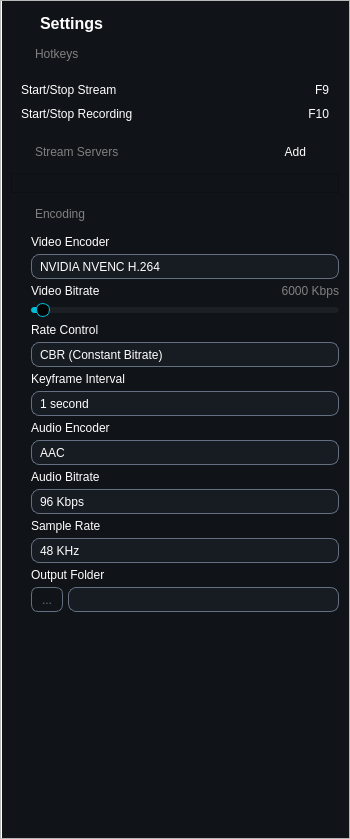
<?xml version="1.0" encoding="UTF-8"?>
<ui version="4.0">
 <class>SettingsDialogClass</class>
 <widget class="QDialog" name="SettingsDialogClass">
  <property name="geometry">
   <rect>
    <x>0</x>
    <y>0</y>
    <width>350</width>
    <height>839</height>
   </rect>
  </property>
  <property name="windowTitle">
   <string>SettingsDialog</string>
  </property>
  <property name="styleSheet">
   <string notr="true">#mainSettingsWidget {
  background: #101318;
  border-left: 1px solid white;
  border-top: none;
  border-right: none;
  border-bottom: none;
}

QLabel {
  color: white;
}

#titleLabel {
  color: white;
}

#hotkeysLabel, #streamServersLabel, #encodingLabel, #bitrateLabel {
  color: grey;
}

#addStreamServerButton {
  background:  #101318;
  color: white;
}

#addStreamServerButton:hover {
  background: grey;
  color: white;
}

#streamServersListWidgets {
    background: #101318;
}

QLineEdit {
  background: #171B22;
  color: white;
  border: 1px solid #647081;
  border-radius: 8px;
  padding-left: 8px;
}

QLineEdit:focus {
    border: 1px solid #19BDDE;
}

QComboBox {
  background: #171B22;
  color: white;
  border: 1px solid #647081;
  border-radius: 8px;
  padding-left: 8px;
}

QComboBox:focus {
    border: 1px solid #19BDDE;
}

QComboBox::drop-down {
    subcontrol-origin: padding;
    subcontrol-position: top right;
    width: 22px;
    border-left: 0px solid #444;
}

QComboBox::down-arrow {
    image: url(:/FrameFlow/down.svg);
    width: 10px;
    height: 10px;
}

QComboBox QAbstractItemView {
  background-color: #171B22;
  border: 1px solid white;
  selection-background-color: #00c853;
  selection-color: white;
  outline: none;
  color: white;
}

QComboBox QAbstractItemView::item {
    padding: 10px 0px;
}

QComboBox QAbstractItemView::item:hover {
  background-color: #2d2d2d;
}

QComboBox QScrollBar:vertical {
  width: 6px;
  background: transparent;
}

QSlider::groove:horizontal {
    height: 6px;
    background: #000000;
    border-radius: 3px;
}

QSlider::sub-page:horizontal {
    background: #00bcd4;   /* blue filled bar */
    border-radius: 3px;
}

QSlider::add-page:horizontal {
    background: #1c1f24;   /* remaining bar */
    border-radius: 3px;
}

QSlider::handle:horizontal {
    width: 12px;
    height: 15px;
    background: #ff000000;
    border: 1px solid #00bcd4;
    border-radius: 7px;
    margin: -4px 0;        /* center handle vertically */
}

QSlider::handle:horizontal:hover {
    background: #e0f7fa;
}

#folderSelectorButton {
  border: 1px solid #647081;
  color: #647081;
 border-radius: 7px;
}
</string>
  </property>
  <layout class="QVBoxLayout" name="verticalLayout">
   <property name="spacing">
    <number>0</number>
   </property>
   <property name="leftMargin">
    <number>0</number>
   </property>
   <property name="topMargin">
    <number>0</number>
   </property>
   <property name="rightMargin">
    <number>0</number>
   </property>
   <property name="bottomMargin">
    <number>0</number>
   </property>
   <item>
    <widget class="QScrollArea" name="scrollArea">
     <property name="widgetResizable">
      <bool>true</bool>
     </property>
     <widget class="QWidget" name="scrollAreaWidgetContents_2">
      <property name="geometry">
       <rect>
        <x>0</x>
        <y>0</y>
        <width>348</width>
        <height>837</height>
       </rect>
      </property>
      <layout class="QVBoxLayout" name="verticalLayout_3">
       <property name="spacing">
        <number>0</number>
       </property>
       <property name="leftMargin">
        <number>0</number>
       </property>
       <property name="topMargin">
        <number>0</number>
       </property>
       <property name="rightMargin">
        <number>0</number>
       </property>
       <property name="bottomMargin">
        <number>0</number>
       </property>
       <item>
        <widget class="QWidget" name="mainSettingsWidget" native="true">
         <layout class="QVBoxLayout" name="verticalLayout_2">
          <property name="spacing">
           <number>10</number>
          </property>
          <property name="leftMargin">
           <number>10</number>
          </property>
          <property name="topMargin">
           <number>10</number>
          </property>
          <property name="rightMargin">
           <number>10</number>
          </property>
          <property name="bottomMargin">
           <number>1</number>
          </property>
          <item>
           <widget class="QWidget" name="headerSettingsWidget" native="true">
            <layout class="QHBoxLayout" name="horizontalLayout_2">
             <property name="spacing">
              <number>5</number>
             </property>
             <property name="leftMargin">
              <number>0</number>
             </property>
             <property name="topMargin">
              <number>0</number>
             </property>
             <property name="rightMargin">
              <number>0</number>
             </property>
             <property name="bottomMargin">
              <number>0</number>
             </property>
             <item>
              <widget class="QLabel" name="label">
               <property name="minimumSize">
                <size>
                 <width>24</width>
                 <height>24</height>
                </size>
               </property>
               <property name="maximumSize">
                <size>
                 <width>24</width>
                 <height>24</height>
                </size>
               </property>
               <property name="text">
                <string/>
               </property>
               <property name="pixmap">
                <pixmap resource="frameflow.qrc">:/FrameFlow/settings.svg</pixmap>
               </property>
               <property name="scaledContents">
                <bool>true</bool>
               </property>
              </widget>
             </item>
             <item>
              <widget class="QLabel" name="titleLabel">
               <property name="font">
                <font>
                 <pointsize>12</pointsize>
                 <bold>true</bold>
                </font>
               </property>
               <property name="text">
                <string>Settings</string>
               </property>
              </widget>
             </item>
             <item>
              <widget class="QPushButton" name="closeButton">
               <property name="minimumSize">
                <size>
                 <width>24</width>
                 <height>24</height>
                </size>
               </property>
               <property name="maximumSize">
                <size>
                 <width>24</width>
                 <height>24</height>
                </size>
               </property>
               <property name="cursor">
                <cursorShape>PointingHandCursor</cursorShape>
               </property>
               <property name="text">
                <string/>
               </property>
               <property name="icon">
                <iconset resource="frameflow.qrc">
                 <normaloff>:/FrameFlow/close.svg</normaloff>:/FrameFlow/close.svg</iconset>
               </property>
               <property name="flat">
                <bool>true</bool>
               </property>
              </widget>
             </item>
            </layout>
           </widget>
          </item>
          <item>
           <widget class="QWidget" name="hotKeysWidget" native="true">
            <layout class="QHBoxLayout" name="horizontalLayout">
             <property name="spacing">
              <number>6</number>
             </property>
             <property name="leftMargin">
              <number>0</number>
             </property>
             <property name="topMargin">
              <number>0</number>
             </property>
             <property name="rightMargin">
              <number>0</number>
             </property>
             <property name="bottomMargin">
              <number>0</number>
             </property>
             <item>
              <widget class="QLabel" name="label_3">
               <property name="minimumSize">
                <size>
                 <width>18</width>
                 <height>18</height>
                </size>
               </property>
               <property name="maximumSize">
                <size>
                 <width>18</width>
                 <height>18</height>
                </size>
               </property>
               <property name="text">
                <string/>
               </property>
               <property name="pixmap">
                <pixmap resource="frameflow.qrc">:/FrameFlow/plus.svg</pixmap>
               </property>
               <property name="scaledContents">
                <bool>true</bool>
               </property>
              </widget>
             </item>
             <item>
              <widget class="QLabel" name="hotkeysLabel">
               <property name="text">
                <string>Hotkeys</string>
               </property>
              </widget>
             </item>
            </layout>
           </widget>
          </item>
          <item>
           <widget class="QWidget" name="formWidget" native="true">
            <layout class="QFormLayout" name="formLayout">
             <property name="horizontalSpacing">
              <number>10</number>
             </property>
             <property name="verticalSpacing">
              <number>10</number>
             </property>
             <property name="leftMargin">
              <number>10</number>
             </property>
             <property name="topMargin">
              <number>10</number>
             </property>
             <property name="rightMargin">
              <number>10</number>
             </property>
             <property name="bottomMargin">
              <number>10</number>
             </property>
             <item row="0" column="0">
              <widget class="QLabel" name="label_2">
               <property name="text">
                <string>Start/Stop Stream</string>
               </property>
              </widget>
             </item>
             <item row="0" column="1">
              <widget class="QLabel" name="label_4">
               <property name="text">
                <string>F9</string>
               </property>
               <property name="alignment">
                <set>Qt::AlignmentFlag::AlignRight|Qt::AlignmentFlag::AlignTrailing|Qt::AlignmentFlag::AlignVCenter</set>
               </property>
              </widget>
             </item>
             <item row="1" column="0">
              <widget class="QLabel" name="label_5">
               <property name="text">
                <string>Start/Stop Recording</string>
               </property>
              </widget>
             </item>
             <item row="1" column="1">
              <widget class="QLabel" name="label_6">
               <property name="text">
                <string>F10</string>
               </property>
               <property name="alignment">
                <set>Qt::AlignmentFlag::AlignRight|Qt::AlignmentFlag::AlignTrailing|Qt::AlignmentFlag::AlignVCenter</set>
               </property>
              </widget>
             </item>
            </layout>
           </widget>
          </item>
          <item>
           <widget class="QWidget" name="streamServersWidget" native="true">
            <layout class="QHBoxLayout" name="horizontalLayout_3">
             <property name="spacing">
              <number>6</number>
             </property>
             <property name="leftMargin">
              <number>0</number>
             </property>
             <property name="topMargin">
              <number>0</number>
             </property>
             <property name="rightMargin">
              <number>0</number>
             </property>
             <property name="bottomMargin">
              <number>0</number>
             </property>
             <item>
              <widget class="QLabel" name="label_8">
               <property name="minimumSize">
                <size>
                 <width>18</width>
                 <height>18</height>
                </size>
               </property>
               <property name="maximumSize">
                <size>
                 <width>18</width>
                 <height>18</height>
                </size>
               </property>
               <property name="text">
                <string/>
               </property>
               <property name="pixmap">
                <pixmap resource="frameflow.qrc">:/FrameFlow/plus.svg</pixmap>
               </property>
               <property name="scaledContents">
                <bool>true</bool>
               </property>
              </widget>
             </item>
             <item>
              <widget class="QLabel" name="streamServersLabel">
               <property name="text">
                <string>Stream Servers</string>
               </property>
              </widget>
             </item>
             <item>
              <widget class="QPushButton" name="addStreamServerButton">
               <property name="minimumSize">
                <size>
                 <width>100</width>
                 <height>0</height>
                </size>
               </property>
               <property name="maximumSize">
                <size>
                 <width>100</width>
                 <height>16777215</height>
                </size>
               </property>
               <property name="cursor">
                <cursorShape>PointingHandCursor</cursorShape>
               </property>
               <property name="text">
                <string>    Add</string>
               </property>
               <property name="icon">
                <iconset resource="frameflow.qrc">
                 <normaloff>:/FrameFlow/pluswhite.svg</normaloff>:/FrameFlow/pluswhite.svg</iconset>
               </property>
               <property name="flat">
                <bool>true</bool>
               </property>
              </widget>
             </item>
            </layout>
           </widget>
          </item>
          <item>
           <widget class="QListWidget" name="streamServersListWidgets">
            <property name="maximumSize">
             <size>
              <width>16777215</width>
              <height>20</height>
             </size>
            </property>
            <property name="focusPolicy">
             <enum>Qt::FocusPolicy::NoFocus</enum>
            </property>
            <property name="verticalScrollBarPolicy">
             <enum>Qt::ScrollBarPolicy::ScrollBarAlwaysOff</enum>
            </property>
            <property name="horizontalScrollBarPolicy">
             <enum>Qt::ScrollBarPolicy::ScrollBarAlwaysOff</enum>
            </property>
            <property name="spacing">
             <number>6</number>
            </property>
           </widget>
          </item>
          <item>
           <widget class="QWidget" name="horizontalWidget" native="true">
            <layout class="QHBoxLayout" name="horizontalLayout_4">
             <property name="leftMargin">
              <number>0</number>
             </property>
             <property name="topMargin">
              <number>0</number>
             </property>
             <property name="rightMargin">
              <number>0</number>
             </property>
             <property name="bottomMargin">
              <number>0</number>
             </property>
             <item>
              <widget class="QLabel" name="label_9">
               <property name="minimumSize">
                <size>
                 <width>18</width>
                 <height>18</height>
                </size>
               </property>
               <property name="maximumSize">
                <size>
                 <width>18</width>
                 <height>18</height>
                </size>
               </property>
               <property name="text">
                <string/>
               </property>
               <property name="pixmap">
                <pixmap resource="frameflow.qrc">:/FrameFlow/plus.svg</pixmap>
               </property>
               <property name="scaledContents">
                <bool>true</bool>
               </property>
              </widget>
             </item>
             <item>
              <widget class="QLabel" name="encodingLabel">
               <property name="text">
                <string>Encoding</string>
               </property>
              </widget>
             </item>
             <item>
              <widget class="QPushButton" name="saveEncodingButton">
               <property name="sizePolicy">
                <sizepolicy hsizetype="Fixed" vsizetype="Fixed">
                 <horstretch>0</horstretch>
                 <verstretch>0</verstretch>
                </sizepolicy>
               </property>
               <property name="cursor">
                <cursorShape>PointingHandCursor</cursorShape>
               </property>
               <property name="text">
                <string/>
               </property>
               <property name="icon">
                <iconset resource="frameflow.qrc">
                 <normaloff>:/FrameFlow/save.svg</normaloff>:/FrameFlow/save.svg</iconset>
               </property>
               <property name="flat">
                <bool>true</bool>
               </property>
              </widget>
             </item>
            </layout>
           </widget>
          </item>
          <item>
           <widget class="QWidget" name="verticalWidget" native="true">
            <layout class="QVBoxLayout" name="verticalLayout_4">
             <property name="spacing">
              <number>5</number>
             </property>
             <property name="leftMargin">
              <number>20</number>
             </property>
             <property name="topMargin">
              <number>0</number>
             </property>
             <property name="rightMargin">
              <number>0</number>
             </property>
             <property name="bottomMargin">
              <number>0</number>
             </property>
             <item>
              <widget class="QLabel" name="label_7">
               <property name="text">
                <string>Video Encoder</string>
               </property>
              </widget>
             </item>
             <item>
              <widget class="QComboBox" name="videoEncoderComboBox">
               <property name="minimumSize">
                <size>
                 <width>0</width>
                 <height>25</height>
                </size>
               </property>
               <property name="maximumSize">
                <size>
                 <width>16777215</width>
                 <height>25</height>
                </size>
               </property>
               <item>
                <property name="text">
                 <string>NVIDIA NVENC H.264</string>
                </property>
               </item>
               <item>
                <property name="text">
                 <string>NVIDIA NVENC HEVC</string>
                </property>
               </item>
               <item>
                <property name="text">
                 <string>x264 (CPU)</string>
                </property>
               </item>
               <item>
                <property name="text">
                 <string>Intel QuickSync H.264</string>
                </property>
               </item>
               <item>
                <property name="text">
                 <string>AMD AMF H.264</string>
                </property>
               </item>
              </widget>
             </item>
             <item>
              <widget class="QWidget" name="horizontalWidget" native="true">
               <layout class="QHBoxLayout" name="horizontalLayout_5">
                <property name="spacing">
                 <number>5</number>
                </property>
                <property name="leftMargin">
                 <number>0</number>
                </property>
                <property name="topMargin">
                 <number>0</number>
                </property>
                <property name="rightMargin">
                 <number>0</number>
                </property>
                <property name="bottomMargin">
                 <number>0</number>
                </property>
                <item>
                 <widget class="QLabel" name="label_12">
                  <property name="text">
                   <string>Video Bitrate</string>
                  </property>
                 </widget>
                </item>
                <item>
                 <widget class="QLabel" name="bitrateLabel">
                  <property name="text">
                   <string>6000 Kbps</string>
                  </property>
                  <property name="alignment">
                   <set>Qt::AlignmentFlag::AlignRight|Qt::AlignmentFlag::AlignTrailing|Qt::AlignmentFlag::AlignVCenter</set>
                  </property>
                 </widget>
                </item>
               </layout>
              </widget>
             </item>
             <item>
              <widget class="QSlider" name="videoBitrateSlider">
               <property name="minimum">
                <number>100</number>
               </property>
               <property name="maximum">
                <number>50000</number>
               </property>
               <property name="singleStep">
                <number>100</number>
               </property>
               <property name="pageStep">
                <number>1000</number>
               </property>
               <property name="value">
                <number>1000</number>
               </property>
               <property name="orientation">
                <enum>Qt::Orientation::Horizontal</enum>
               </property>
              </widget>
             </item>
             <item>
              <widget class="QLabel" name="label_14">
               <property name="text">
                <string>Rate Control</string>
               </property>
              </widget>
             </item>
             <item>
              <widget class="QComboBox" name="rateControlComboBox">
               <property name="minimumSize">
                <size>
                 <width>0</width>
                 <height>25</height>
                </size>
               </property>
               <property name="maximumSize">
                <size>
                 <width>16777215</width>
                 <height>25</height>
                </size>
               </property>
               <item>
                <property name="text">
                 <string>CBR (Constant Bitrate)</string>
                </property>
               </item>
               <item>
                <property name="text">
                 <string>VBR (Variable Bitrate)</string>
                </property>
               </item>
               <item>
                <property name="text">
                 <string>CQP (Constant Quality)</string>
                </property>
               </item>
              </widget>
             </item>
             <item>
              <widget class="QLabel" name="label_15">
               <property name="text">
                <string>Keyframe Interval</string>
               </property>
              </widget>
             </item>
             <item>
              <widget class="QComboBox" name="keyFrameIntervalComboBox">
               <property name="minimumSize">
                <size>
                 <width>0</width>
                 <height>25</height>
                </size>
               </property>
               <property name="maximumSize">
                <size>
                 <width>16777215</width>
                 <height>25</height>
                </size>
               </property>
               <item>
                <property name="text">
                 <string>1 second</string>
                </property>
               </item>
               <item>
                <property name="text">
                 <string>2 seconds</string>
                </property>
               </item>
               <item>
                <property name="text">
                 <string>3 seconds</string>
                </property>
               </item>
               <item>
                <property name="text">
                 <string>4 seconds</string>
                </property>
               </item>
              </widget>
             </item>
             <item>
              <widget class="QLabel" name="label_16">
               <property name="text">
                <string>Audio Encoder</string>
               </property>
              </widget>
             </item>
             <item>
              <widget class="QComboBox" name="audioEncoderComboBox">
               <property name="minimumSize">
                <size>
                 <width>0</width>
                 <height>25</height>
                </size>
               </property>
               <property name="maximumSize">
                <size>
                 <width>16777215</width>
                 <height>25</height>
                </size>
               </property>
               <item>
                <property name="text">
                 <string>AAC</string>
                </property>
               </item>
               <item>
                <property name="text">
                 <string>Opus</string>
                </property>
               </item>
               <item>
                <property name="text">
                 <string>MP3</string>
                </property>
               </item>
              </widget>
             </item>
             <item>
              <widget class="QLabel" name="label_17">
               <property name="text">
                <string>Audio Bitrate</string>
               </property>
              </widget>
             </item>
             <item>
              <widget class="QComboBox" name="audioBitrateComboBox">
               <property name="minimumSize">
                <size>
                 <width>0</width>
                 <height>25</height>
                </size>
               </property>
               <property name="maximumSize">
                <size>
                 <width>16777215</width>
                 <height>25</height>
                </size>
               </property>
               <item>
                <property name="text">
                 <string>96 Kbps</string>
                </property>
               </item>
               <item>
                <property name="text">
                 <string>128 Kbps</string>
                </property>
               </item>
               <item>
                <property name="text">
                 <string>160 Kbps</string>
                </property>
               </item>
               <item>
                <property name="text">
                 <string>192 Kbps</string>
                </property>
               </item>
               <item>
                <property name="text">
                 <string>256 Kbps</string>
                </property>
               </item>
               <item>
                <property name="text">
                 <string>320 Kbps</string>
                </property>
               </item>
              </widget>
             </item>
             <item>
              <widget class="QLabel" name="label_18">
               <property name="text">
                <string>Sample Rate</string>
               </property>
              </widget>
             </item>
             <item>
              <widget class="QComboBox" name="sampleRateComboBox">
               <property name="minimumSize">
                <size>
                 <width>0</width>
                 <height>25</height>
                </size>
               </property>
               <property name="maximumSize">
                <size>
                 <width>16777215</width>
                 <height>25</height>
                </size>
               </property>
               <item>
                <property name="text">
                 <string>48 KHz</string>
                </property>
               </item>
               <item>
                <property name="text">
                 <string>44.1 KHz</string>
                </property>
               </item>
              </widget>
             </item>
             <item>
              <widget class="QLabel" name="label_10">
               <property name="text">
                <string>Output Folder</string>
               </property>
              </widget>
             </item>
             <item>
              <widget class="QWidget" name="horizontalWidget" native="true">
               <property name="minimumSize">
                <size>
                 <width>0</width>
                 <height>25</height>
                </size>
               </property>
               <property name="maximumSize">
                <size>
                 <width>16777215</width>
                 <height>25</height>
                </size>
               </property>
               <layout class="QHBoxLayout" name="horizontalLayout_6">
                <property name="spacing">
                 <number>5</number>
                </property>
                <property name="leftMargin">
                 <number>0</number>
                </property>
                <property name="topMargin">
                 <number>0</number>
                </property>
                <property name="rightMargin">
                 <number>0</number>
                </property>
                <property name="bottomMargin">
                 <number>0</number>
                </property>
                <item>
                 <widget class="QPushButton" name="folderSelectorButton">
                  <property name="sizePolicy">
                   <sizepolicy hsizetype="Minimum" vsizetype="Minimum">
                    <horstretch>0</horstretch>
                    <verstretch>0</verstretch>
                   </sizepolicy>
                  </property>
                  <property name="minimumSize">
                   <size>
                    <width>32</width>
                    <height>0</height>
                   </size>
                  </property>
                  <property name="maximumSize">
                   <size>
                    <width>32</width>
                    <height>16777215</height>
                   </size>
                  </property>
                  <property name="cursor">
                   <cursorShape>PointingHandCursor</cursorShape>
                  </property>
                  <property name="text">
                   <string>...</string>
                  </property>
                  <property name="autoDefault">
                   <bool>false</bool>
                  </property>
                  <property name="flat">
                   <bool>true</bool>
                  </property>
                 </widget>
                </item>
                <item>
                 <widget class="QLineEdit" name="outputFolderLineEdit">
                  <property name="sizePolicy">
                   <sizepolicy hsizetype="Expanding" vsizetype="Minimum">
                    <horstretch>0</horstretch>
                    <verstretch>0</verstretch>
                   </sizepolicy>
                  </property>
                  <property name="readOnly">
                   <bool>true</bool>
                  </property>
                 </widget>
                </item>
               </layout>
              </widget>
             </item>
            </layout>
           </widget>
          </item>
          <item>
           <spacer name="verticalSpacer">
            <property name="orientation">
             <enum>Qt::Orientation::Vertical</enum>
            </property>
            <property name="sizeHint" stdset="0">
             <size>
              <width>20</width>
              <height>40</height>
             </size>
            </property>
           </spacer>
          </item>
         </layout>
        </widget>
       </item>
      </layout>
     </widget>
    </widget>
   </item>
  </layout>
 </widget>
 <layoutdefault spacing="6" margin="11"/>
 <resources>
  <include location="frameflow.qrc"/>
 </resources>
 <connections>
  <connection>
   <sender>closeButton</sender>
   <signal>clicked()</signal>
   <receiver>SettingsDialogClass</receiver>
   <slot>reject()</slot>
   <hints>
    <hint type="sourcelabel">
     <x>327</x>
     <y>21</y>
    </hint>
    <hint type="destinationlabel">
     <x>174</x>
     <y>292</y>
    </hint>
   </hints>
  </connection>
  <connection>
   <sender>addStreamServerButton</sender>
   <signal>clicked()</signal>
   <receiver>SettingsDialogClass</receiver>
   <slot>onAddStreamServer()</slot>
   <hints>
    <hint type="sourcelabel">
     <x>289</x>
     <y>155</y>
    </hint>
    <hint type="destinationlabel">
     <x>174</x>
     <y>292</y>
    </hint>
   </hints>
  </connection>
  <connection>
   <sender>saveEncodingButton</sender>
   <signal>clicked()</signal>
   <receiver>SettingsDialogClass</receiver>
   <slot>onSaveEncoding()</slot>
   <hints>
    <hint type="sourcelabel">
     <x>324</x>
     <y>220</y>
    </hint>
    <hint type="destinationlabel">
     <x>174</x>
     <y>419</y>
    </hint>
   </hints>
  </connection>
  <connection>
   <sender>videoBitrateSlider</sender>
   <signal>sliderMoved(int)</signal>
   <receiver>SettingsDialogClass</receiver>
   <slot>onVideoBitrateChange()</slot>
   <hints>
    <hint type="sourcelabel">
     <x>184</x>
     <y>322</y>
    </hint>
    <hint type="destinationlabel">
     <x>174</x>
     <y>419</y>
    </hint>
   </hints>
  </connection>
  <connection>
   <sender>folderSelectorButton</sender>
   <signal>clicked()</signal>
   <receiver>SettingsDialogClass</receiver>
   <slot>onSelectOutputFolder()</slot>
   <hints>
    <hint type="sourcelabel">
     <x>46</x>
     <y>623</y>
    </hint>
    <hint type="destinationlabel">
     <x>174</x>
     <y>419</y>
    </hint>
   </hints>
  </connection>
 </connections>
 <slots>
  <slot>onAddStreamServer()</slot>
  <slot>onSaveEncoding()</slot>
  <slot>onVideoBitrateChange()</slot>
  <slot>onSelectOutputFolder()</slot>
 </slots>
</ui>
